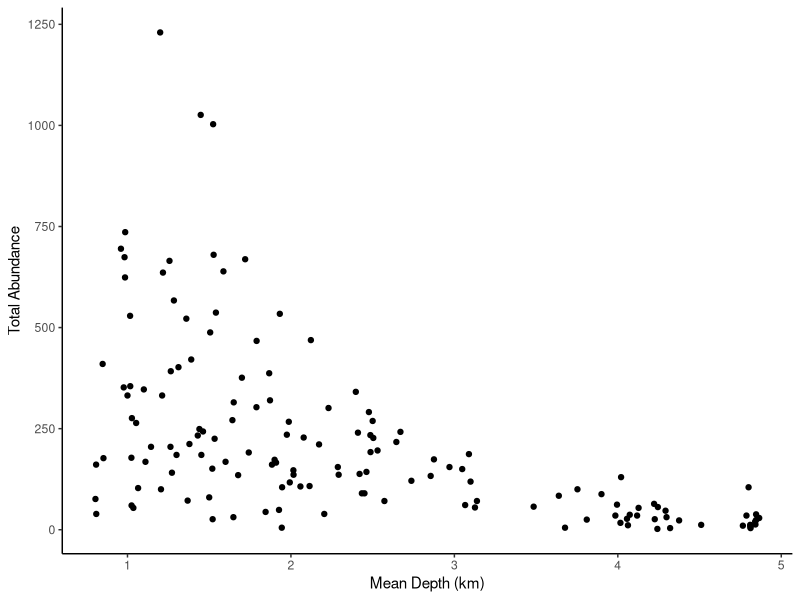
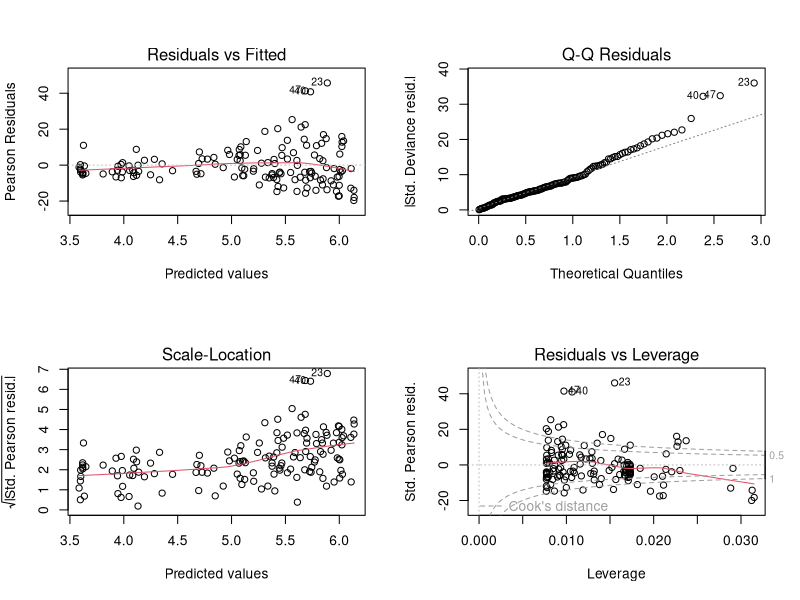
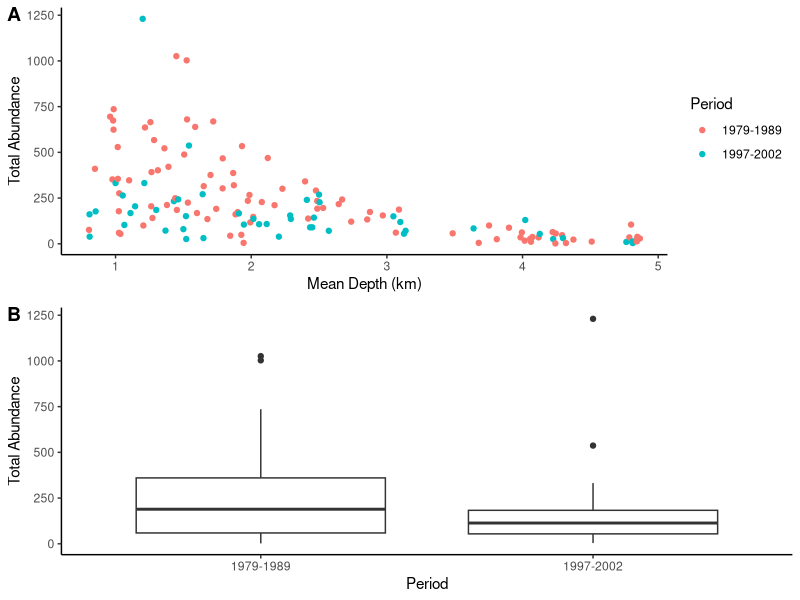
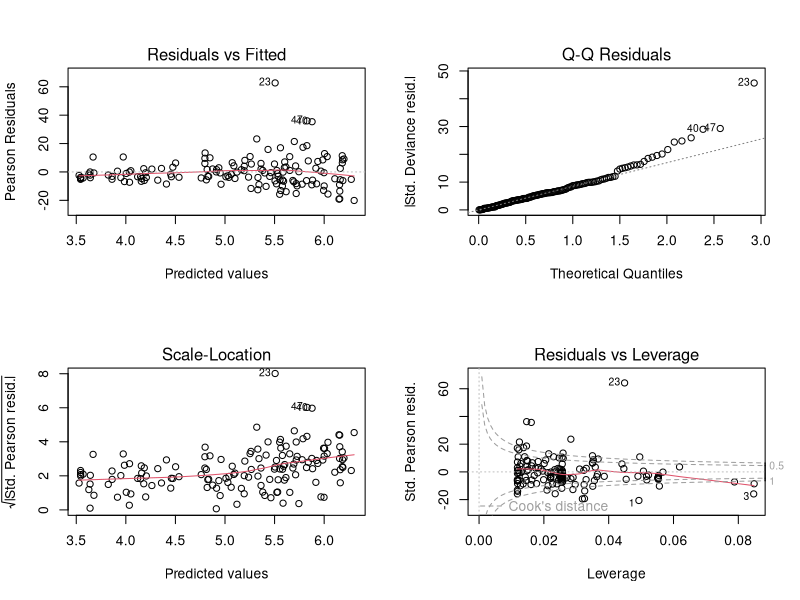
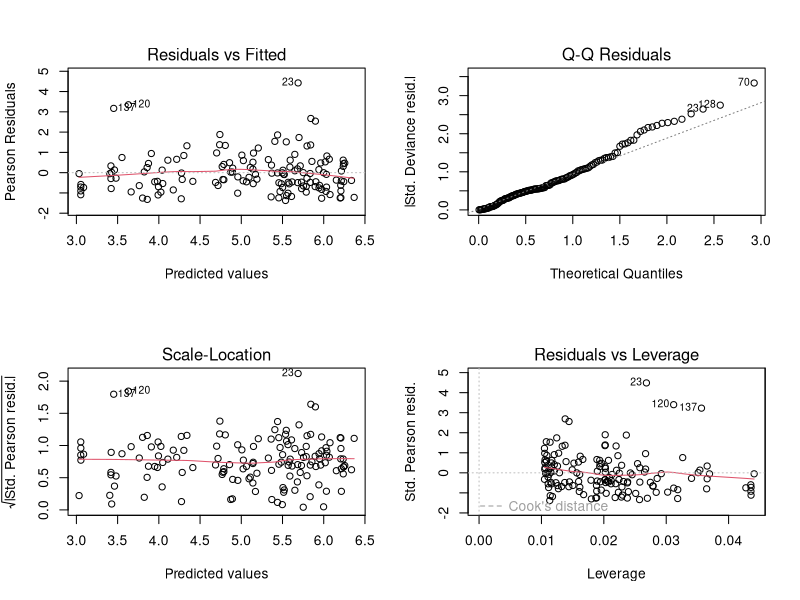
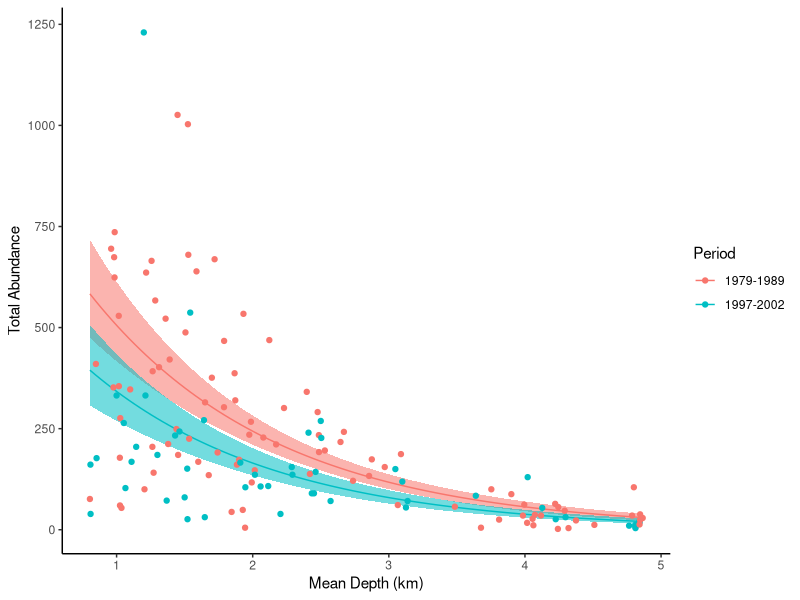
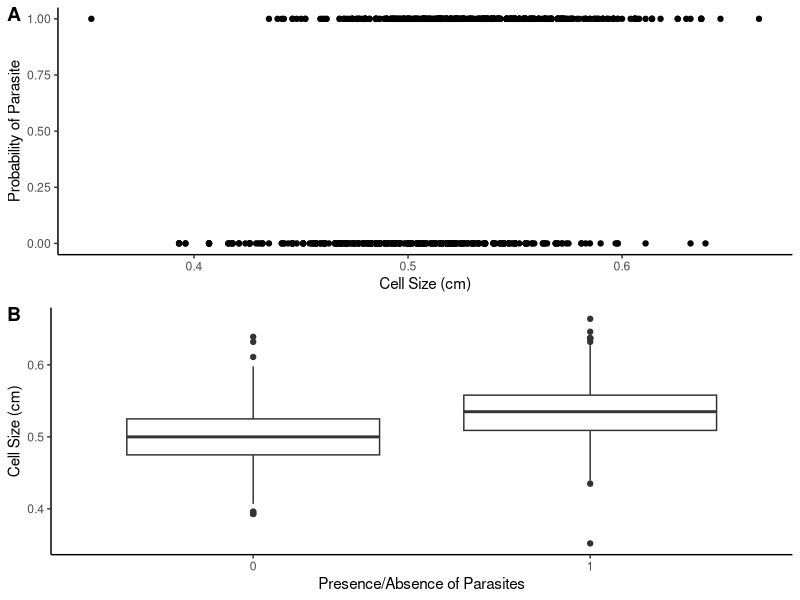
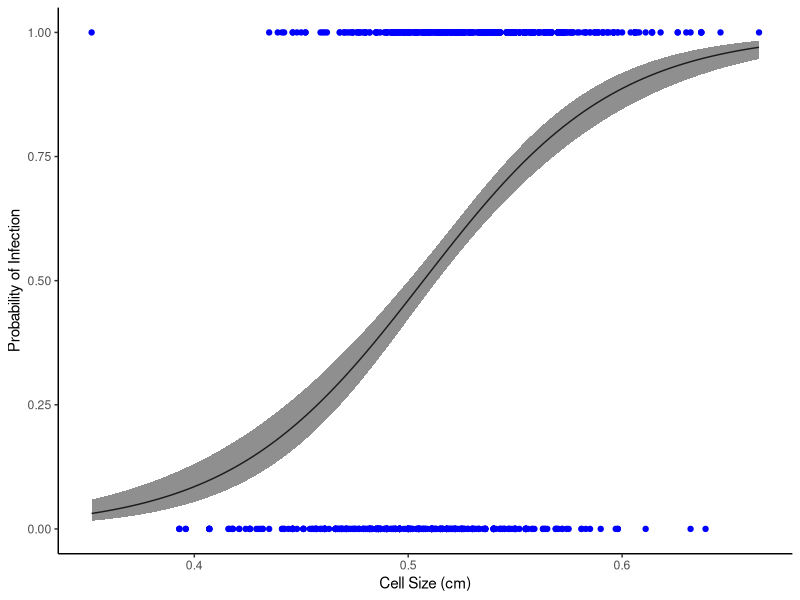

Recreate these plots in R, in order.
# requirements
require(ggplot2)
require(MASS)
require(ggpubr)



# HAND OUT 1
# data
fish<-read.csv("../data/fisheries.csv", stringsAsFactors = T)
str(fish)

# visualize data
ggplot(fish, aes(x=MeanDepth, y=TotAbund))+
  geom_point()+
  labs(x="Mean Depth (km)", y="Total Abundance")+
  theme_classic()
  
# fitting the model
model1 <- glm(TotAbund~MeanDepth, data=fish, family = "poisson")
summary(model1)
par(mfrow=c(2,2))
plot(model1)
sum(cooks.distance(model1)>1)
# model is overdispersed

# visualize data
scatterplot<-ggplot(fish, aes(x=MeanDepth, y=TotAbund,
                              color=factor(Period)))+
  geom_point()+
  labs(x="Mean Depth (km)", y="Total Abundance")+
  theme_classic()+
  scale_color_discrete(name="Period", labels=c("1979-1989", "1997-2002"))
boxplot<-ggplot(fish, aes(x=factor(Period, labels=c("1979-1989", "1997-2002")), y=TotAbund))+
  geom_boxplot()+
  theme_classic()+
  labs(x="Period", y="Total Abundance")
ggarrange(scatterplot, boxplot, labels=c("A","B"), ncol=1, nrow=2)

# adding time period as a fixed factor
fish$Period<-factor(fish$Period)
model2<-glm(TotAbund~MeanDepth*Period, data=fish, family="poisson")
summary(model2)
plot(model2)
anova(model2, test="Chisq")
# model is still overdispersed

# fitting a negative binomial
model3<-glm.nb(TotAbund~MeanDepth*Period, data=fish)
summary(model3)
anova(model3, test="Chisq")
# no significant difference in slopes, but sig diff in intercept

# take out interaction 
model4<-glm.nb(TotAbund~MeanDepth+Period, data=fish)
summary(model4)
anova(model4, test="Chisq")
plot(model4)

# plotting the negative binomial model
range(fish$MeanDepth)
period1 <- data.frame(MeanDepth=seq(from=0.804, to=4.865, length=100), Period="1")
period2 <- data.frame(MeanDepth=seq(from=0.804, to=4.865, length=100), Period="2")
period1_predictions<- predict(model4, newdata = period1, type = "link", se.fit = TRUE) # the type="link" here predicted the fit and se on the log-linear scale. 
period2_predictions<- predict(model4, newdata = period2, type = "link", se.fit = TRUE)
period1$pred<- period1_predictions$fit
period1$se<- period1_predictions$se.fit
period1$upperCI<- period1$pred+(period1$se*1.96)
period1$lowerCI<- period1$pred-(period1$se*1.96)
period2$pred<- period2_predictions$fit
period2$se<- period2_predictions$se.fit
period2$upperCI<- period2$pred+(period2$se*1.96)
period2$lowerCI<- period2$pred-(period2$se*1.96)
complete<- rbind(period1, period2)

# Making the Plot 
ggplot(complete, aes(x=MeanDepth, y=exp(pred)))+ 
  geom_line(aes(color=factor(Period)))+
  geom_ribbon(aes(ymin=exp(lowerCI), ymax=exp(upperCI), fill=factor(Period), alpha=0.3), show.legend = FALSE)+ 
  geom_point(fish, mapping = aes(x=MeanDepth, y=TotAbund, color=factor(Period)))+
  labs(y="Total Abundance", x="Mean Depth (km)")+
  theme_classic()+
  scale_color_discrete(name="Period", labels=c("1979-1989", "1997-2002"))



# HAND OUT 2
# requirements
require(ggplot2)
require(ggpubr)

# read data
worker<-read.csv("../data/workerbees.csv", stringsAsFactors = T)
str(worker)

# visualize data
scatterplot<-ggplot(worker, aes(x=CellSize, y=Parasites))+geom_point()+
  labs(x="Cell Size (cm)",y="Probability of Parasite")+
  theme_classic()
boxplot<-ggplot(worker, aes(x=factor(Parasites), y=CellSize))+
  geom_boxplot()+theme_classic()+
  labs(x="Presence/Absence of Parasites", y="Cell Size (cm)")
ggarrange(scatterplot, boxplot, labels=c("A","B"),ncol=1,nrow=2)

# creating the model
model1<-glm(Parasites~CellSize, data=worker, family="binomial")
summary(model1)

# plotting the model
range<-range(worker$CellSize)
new_data<-data.frame(CellSize=seq(from=range[1], to=range[2], length=100))
predictions<-predict(model1, newdata = new_data, type="link", se.fit=TRUE)
new_data$pred<-predictions$fit
new_data$se<-predictions$se.fit
new_data$upperCI<-new_data$pred+(new_data$se*1.96)
new_data$lowerCI<-new_data$pred-(new_data$se*1.96)

# making the plot
ggplot(new_data, aes(x=CellSize, y=plogis(pred)))+ 
  geom_line(col="black")+
  geom_point(worker, mapping = aes(x=CellSize, y=Parasites), col="blue")+
  geom_ribbon(aes(ymin=plogis(lowerCI), ymax=plogis(upperCI), alpha=0.2), show.legend = FALSE)+ 
  labs(y="Probability of Infection", x="Cell Size (cm)")+
  theme_classic()
